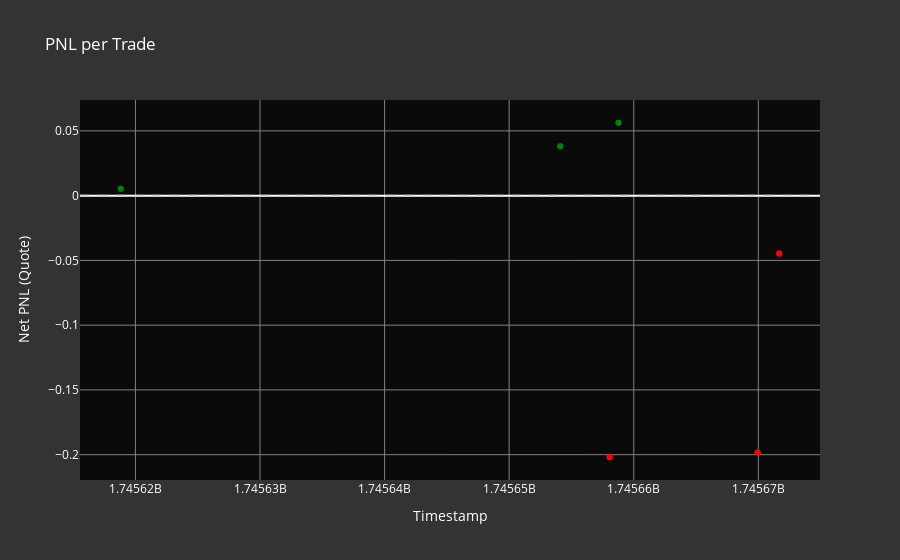

The code cell stored with this chart in its notebook:
### Markdown cell above
### Scatter of PNL per Trade
This bar chart illustrates the PNL for each individual trade. Positive PNLs are shown in green and negative PNLs in red, providing a clear view of profitable vs. unprofitable trades.

### Code cell
import plotly.express as px

# Create a new column for profitability
executors_df['profitable'] = executors_df['net_pnl_quote'] > 0

# Create the scatter plot
fig = px.scatter(
    executors_df,
    x="timestamp",
    y='net_pnl_quote',
    title='PNL per Trade',
    color='profitable',
    color_discrete_map={True: 'green', False: 'red'},
    labels={'timestamp': 'Timestamp', 'net_pnl_quote': 'Net PNL (Quote)'},
    hover_data=['filled_amount_quote', 'side']
)

# Customize the layout
fig.update_layout(
    xaxis_title="Timestamp",
    yaxis_title="Net PNL (Quote)",
    legend_title="Profitable",
    font=dict(size=12, color="white"),
    showlegend=False,
    plot_bgcolor='rgba(0,0,0,0.8)',  # Dark background
    paper_bgcolor='rgba(0,0,0,0.8)',  # Dark background for the entire plot area
    xaxis=dict(gridcolor="gray"),
    yaxis=dict(gridcolor="gray")
)

# Add a horizontal line at y=0 to clearly separate profits and losses
fig.add_hline(y=0, line_dash="dash", line_color="lightgray")

# Show the plot
fig.show()

### Figure 1 — Plotly figure (JSON) as saved in the notebook; plotly's stock layout.template omitted (floating-point values rounded to 4 significant figures)
{"data": [{"customdata": [[75.48, "BUY"], [75.48, "BUY"], [54.05, "BUY"], [54.05, "BUY"], [62.03, "BUY"], [62.03, "BUY"]], "hovertemplate": "profitable=True<br>Timestamp=%{x}<br>Net PNL (Quote)=%{y}<br>filled_amount_quote=%{customdata[0]}<br>side=%{customdata[1]}<extra></extra>", "legendgroup": "True", "marker": {"color": "green", "symbol": "circle"}, "mode": "markers", "name": "True", "orientation": "h", "showlegend": true, "type": "scatter", "x": [1746000000.0, 1746000000.0, 1746000000.0, 1746000000.0, 1746000000.0, 1746000000.0], "xaxis": "x", "y": [0.005301, 0.005301, 0.03816, 0.03816, 0.05628, 0.05628], "yaxis": "y"}, {"customdata": [[61.89, "BUY"], [61.89, "BUY"], [65.15, "BUY"], [65.15, "BUY"], [65.43, "BUY"], [65.43, "BUY"]], "hovertemplate": "profitable=False<br>Timestamp=%{x}<br>Net PNL (Quote)=%{y}<br>filled_amount_quote=%{customdata[0]}<br>side=%{customdata[1]}<extra></extra>", "legendgroup": "False", "marker": {"color": "red", "symbol": "circle"}, "mode": "markers", "name": "False", "orientation": "h", "showlegend": true, "type": "scatter", "x": [1746000000.0, 1746000000.0, 1746000000.0, 1746000000.0, 1746000000.0, 1746000000.0], "xaxis": "x", "y": [-0.202, -0.202, -0.1984, -0.1984, -0.04463, -0.04463], "yaxis": "y"}], "layout": {"font": {"color": "white", "size": 12}, "legend": {"title": {"text": "Profitable"}, "tracegroupgap": 0}, "paper_bgcolor": "rgba(0,0,0,0.8)", "plot_bgcolor": "rgba(0,0,0,0.8)", "shapes": [{"line": {"color": "lightgray", "dash": "dash"}, "type": "line", "x0": 0, "x1": 1, "xref": "x domain", "y0": 0, "y1": 0, "yref": "y"}], "showlegend": false, "title": {"text": "PNL per Trade"}, "xaxis": {"anchor": "y", "domain": [0, 1], "gridcolor": "gray", "title": {"text": "Timestamp"}}, "yaxis": {"anchor": "x", "domain": [0, 1], "gridcolor": "gray", "title": {"text": "Net PNL (Quote)"}}}}
